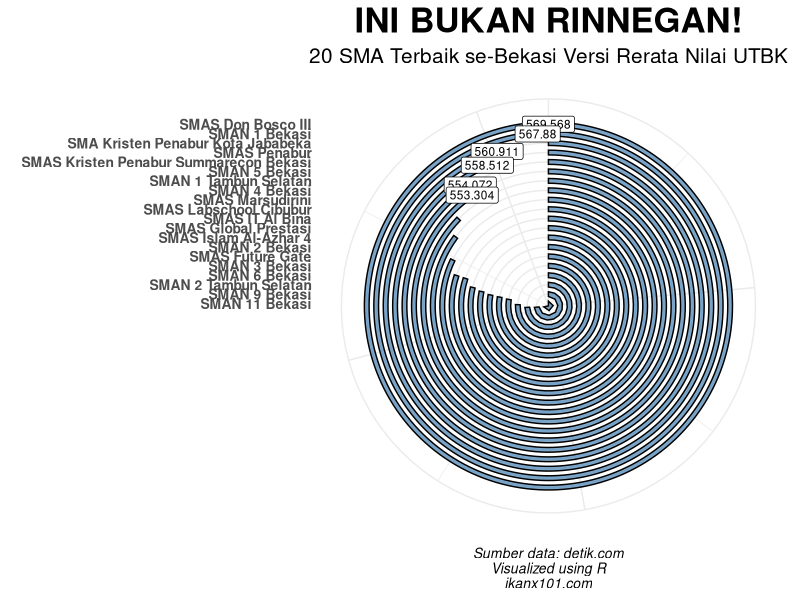

This chart was generated by the following R code:
setwd("~/Live-Session-Nutrifood-R/Chart Challenge/Circular")

library(dplyr)
library(ggplot2)
library(tidyr)

rm(list=ls())

data = "1. SMAN 1 Bekasi, rerata nilai TPS 567,88
2. SMAN 5 Bekasi, rerata nilai TPS 553,304
3. SMAN 1 Tambun Selatan, rerata nilai TPS 547,96
4. SMAN 4 Bekasi, rerata nilai TPS 544,441
5. SMAN 2 Bekasi, rerata nilai TPS 532,216
6. SMAN 3 Bekasi, rerata nilai TPS 531,557
7. SMAN 6 Bekasi, rerata nilai TPS 528,259
8. SMAN 2 Tambun Selatan, rerata nilai TPS 525,347
9. SMAN 9 Bekasi, rerata nilai TPS 524,318
10. SMAN 11 Bekasi, rerata nilai TPS 521,454
1. SMAS Don Bosco III, rerata nilai TPS 569,568
2. SMA Kristen Penabur Kota Jababeka, rerata nilai TPS 560,911
3. SMAS Penabur, rerata nilai TPS 558,512
4. SMAS Kristen Penabur Summarecon Bekasi, rerata nilai TPS 554,072
5. SMAS Marsudirini, rerata nilai TPS 539,281
6. SMAS Labschool Cibubur, rerata nilai TPS 535,808
7. SMAS IT Al Bina, rerata nilai TPS 535,808
8. SMAS Global Prestasi, TPS 533,627
9. SMAS Islam Al-Azhar 4, TPS 532,884
10. SMAS Future Gate, TPS 532,001"

data = unlist(strsplit(data,split = "\n"))

data = data.frame(raw = data)
data = 
  data %>% 
  separate(raw,
           into = c("raw","nilai"),
           sep = "TPS") %>% 
  mutate(nilai = stringr::str_trim(nilai),
         nilai = gsub("\\,",".",nilai),
         nilai = as.numeric(nilai)) %>% 
  separate(raw,
           into = c("sma","dummy"),
           sep = "\\,") %>% 
  select(-dummy) %>% 
  separate(sma,
           into = c("dummy","sma"),
           sep = "\\.") %>% 
  select(-dummy) %>% 
  mutate(sma = stringr::str_trim(sma))


data %>% 
  arrange(desc(nilai)) %>% 
  mutate(label = 1:20,
         label = ifelse(label <= 6, nilai,NA)) %>% 
  ggplot(aes(x = reorder(sma,nilai),
             y = nilai - 400)) +
  geom_col(color = "black",
           fill = "steelblue",
           alpha = .7,
           width = .5) +
  coord_polar(theta = "y") +
  geom_label(aes(label = label),
             size = 3) +
  theme_minimal() +
  labs(title = "INI BUKAN RINNEGAN!",
       subtitle = "20 SMA Terbaik se-Bekasi Versi Rerata Nilai UTBK",
       caption = "Sumber data: detik.com\nVisualized using R\nikanx101.com") +
  theme(axis.title = element_blank(),
        axis.text.x = element_blank(),
        axis.text.y = element_text(size = 10,face = "bold"),
        plot.title = element_text(size = 25,face = "bold",hjust = .5),
        plot.subtitle = element_text(size = 15,hjust = .5),
        plot.caption = element_text(size = 10,face = "italic",hjust = .5))

ggsave("info.png",
       width = 12,
       height = 11,
       dpi = 350)
